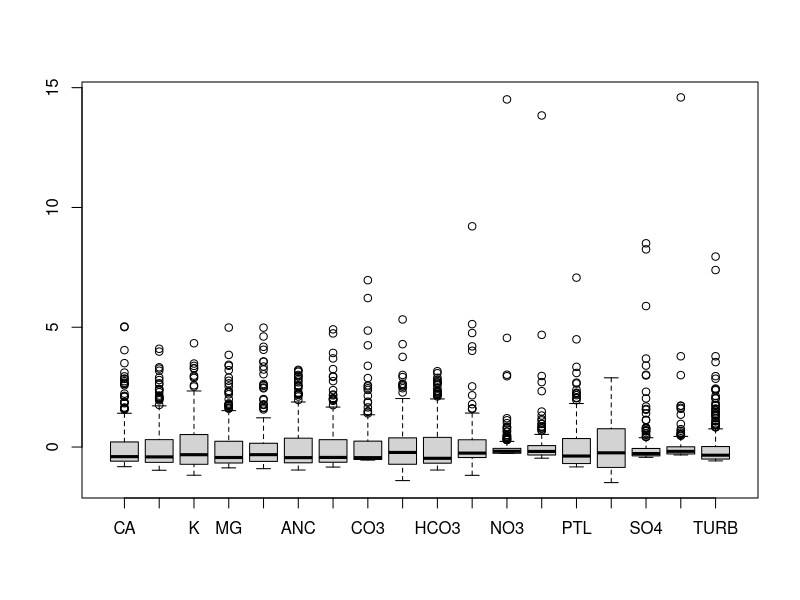
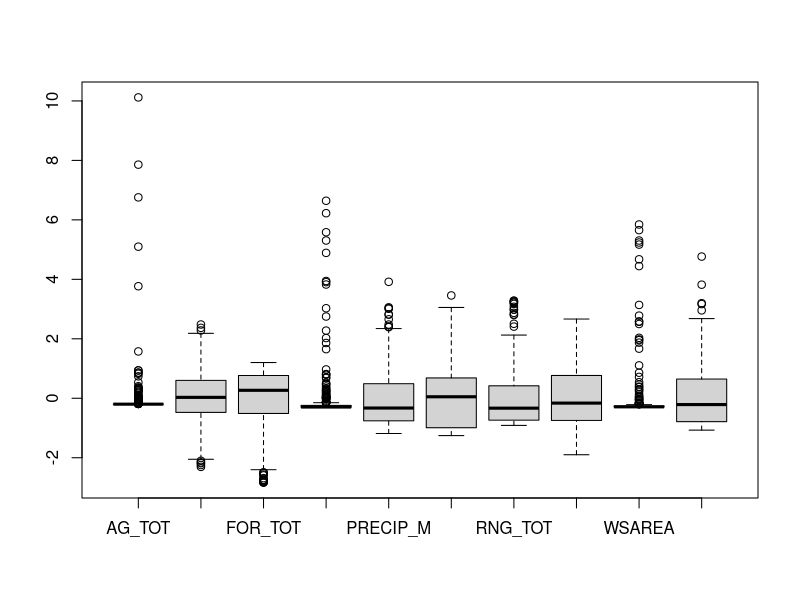
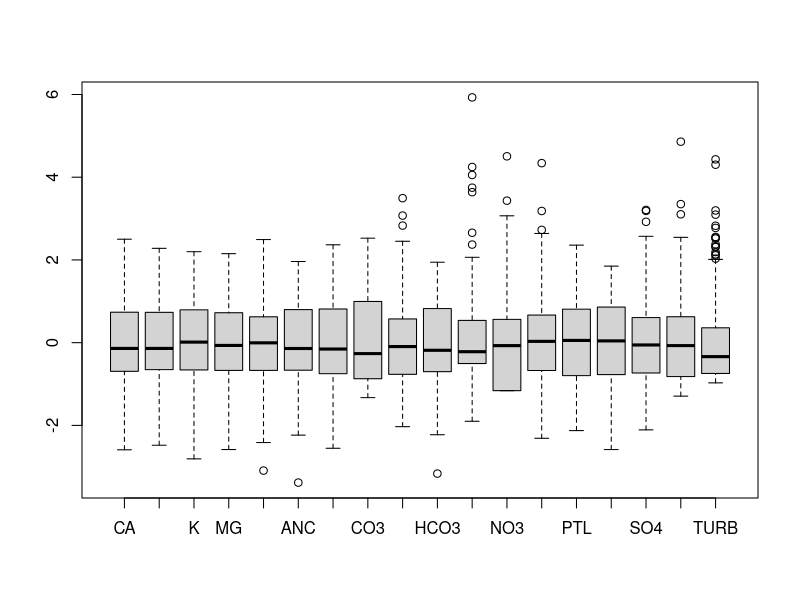
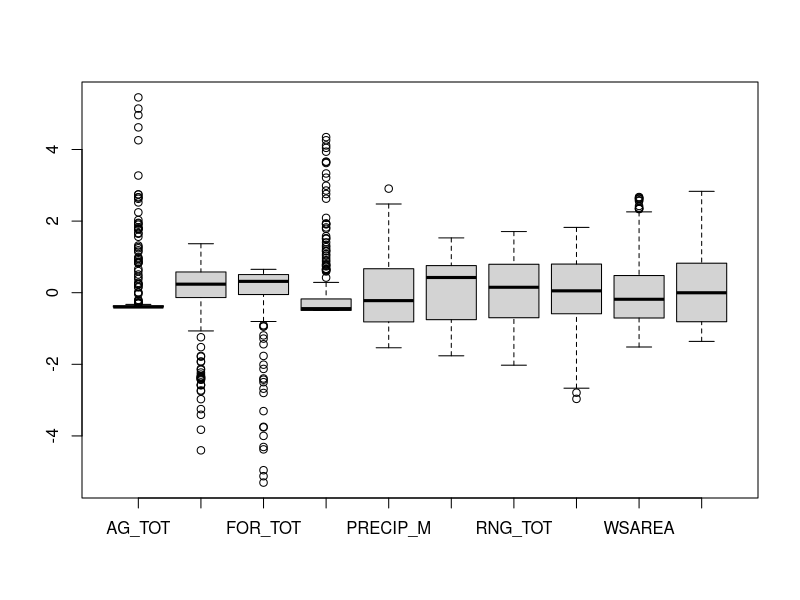

Write R code to recreate these figures, in order. (Note: this script raises an error after producing the figures.)
#Bern Romey 08Feb15, hw3rda portion.  Lecture 7 slide presentation

dta <- read.csv("wemap_pnw_rda_HW.csv")
pnw <- na.omit(dta) #remove missing data
rm(dta)
str(pnw)

#Centered to zero with Z-score
wq <-scale(pnw[c(2:9, 11:20)]) #water quality variables
ws <-scale(pnw[c(21,23:24,26:32)])
boxplot(wq)
boxplot(ws)
#log transformed, centered to Z-score
wq.l <-scale(log(pnw[c(2:9, 11:20)]+1)) #water quality variables
ws.l <-scale(log(pnw[c(21,23:24,26:32)]+1)) #watershed variables
boxplot(wq.l)
boxplot(ws.l)


#RDA
library(vegan)
library(MASS)
mod<-rda(wq.l~ws.l, scale=T)
mod<-rda(wq.l~.,data=ws.l, scale=T)
mod
summary(mod)
plot(mod)



#1 RDA Full model
#How well two matrices are associated? (constrained inertia)
#Is the RDA model relationship between the two matrices significant?	(anova.cca: global permutation test)
#Can the RDA model be reduced?(step selection with AIC plus vif)
                  
#2 RDA reduced model
#How well two matrices are associated? (constrained inertia)
#Is the RDA model relationship between the two matrices significant?	(anova.cca: global permutation test)
#How many RDA axes are significant? (anova.cca: by “axis”)	
#How many RDA axes to interpret? (eigenvalues for each axis)
#What each RDA axis represents? (Biplot scores for constraining variables)
#What are spatial patterns/trends among sitesin the reduced RDA space? 
# Compare spatial patterns/trends among sites between PCA and RDA plots 
# Compare eigenvalues of RDA1 and PC1 
# Interpret the relationships between the two matrices using key results

#3 Variance partition with partial RDA:

#Can we group Xs into big categories (natural vs. anthropogenic)?
# Which category of Xs is more important than others (varpart) on Ys?
# What are their interactive effects on Ys?
